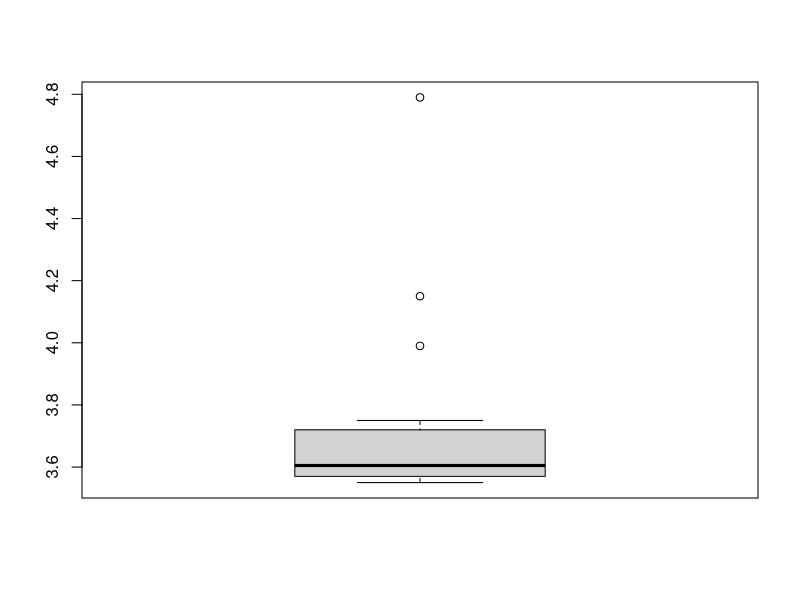

Here is the R script that generated this plot:
x <- c(3.59, 3.59, 4.79, 3.56, 3.55, 3.71, 3.65, 3.60, 3.75, 3.56,
       3.57, 3.59, 3.55, 3.99, 4.15, 3.66, 3.63, 3.73, 3.61, 3.57)
#x_sort <- sort(x) no necessary to sort the data, just for checking the sorted data
mean(x)
sd(x)
median(x)
quantile(x) # 5 quantiles
quantile(x, 0.25)
quantile(x, 0.75)
IQR(x)

?quantile
quantile(x, type = 5) # same as the method on textbook
quantile(x, type = 7) #default type (7) in quantile() of R
quantile(x)

IQR(x,type = 5)
IQR(x)

summary(x) #the five-number summary 

boxplot(x) #visualization
